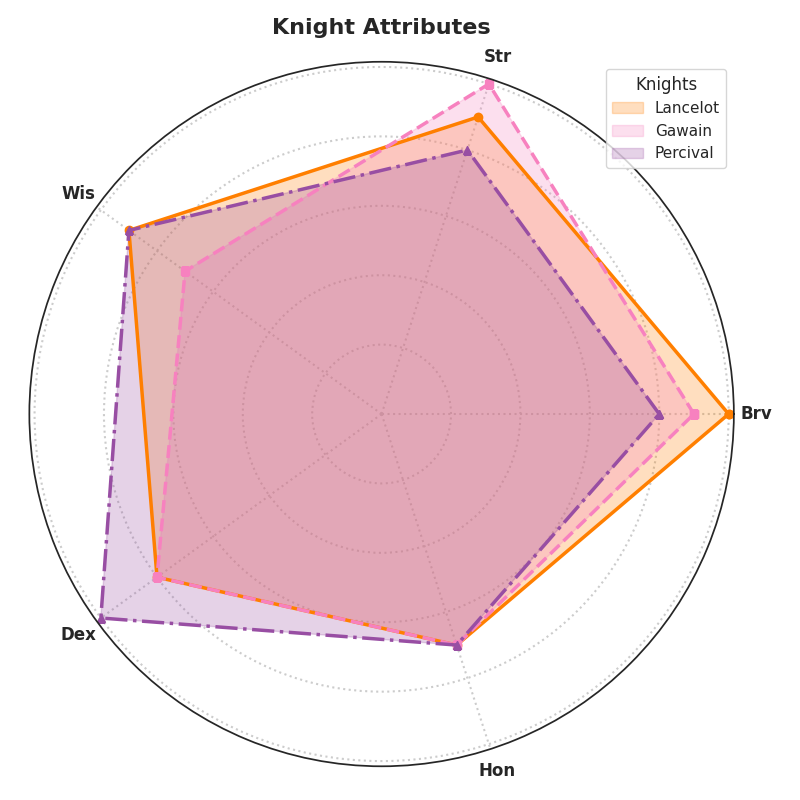

Python code for this plot:
import matplotlib.pyplot as plt
import numpy as np

attributes = ['Brv', 'Str', 'Wis', 'Dex', 'Hon']
n_attributes = len(attributes)

lancelot = [10, 9, 9, 8, 7]
gawain = [9, 10, 7, 8, 7]
percival = [8, 8, 9, 10, 7]

lancelot += lancelot[:1]
gawain += gawain[:1]
percival += percival[:1]

angles = np.linspace(0, 2 * np.pi, n_attributes, endpoint=False).tolist()
angles += angles[:1]

fig, ax = plt.subplots(figsize=(8, 8), subplot_kw=dict(polar=True))
plt.xticks(angles[:-1], attributes, fontsize=12, fontweight='bold')

colors = ['#ff7f00', '#f781bf', '#984ea3']
markers = ['o', 's', '^']
line_styles = ['-', '--', '-.']
knight_names = ['Lancelot', 'Gawain', 'Percival']
knight_data = [lancelot, gawain, percival]

for idx, knight in enumerate(knight_data):
    ax.fill(angles, knight, color=colors[idx], alpha=0.25, label=knight_names[idx])
    ax.plot(angles, knight, color=colors[idx], linewidth=2.5, linestyle=line_styles[idx], marker=markers[idx])

ax.set_yticklabels([])
ax.grid(linewidth=1.5, linestyle=':')

plt.legend(loc='best', title='Knights')
plt.title('Knight Attributes', size=16, fontweight='bold', pad=20)
plt.tight_layout()
plt.show()
